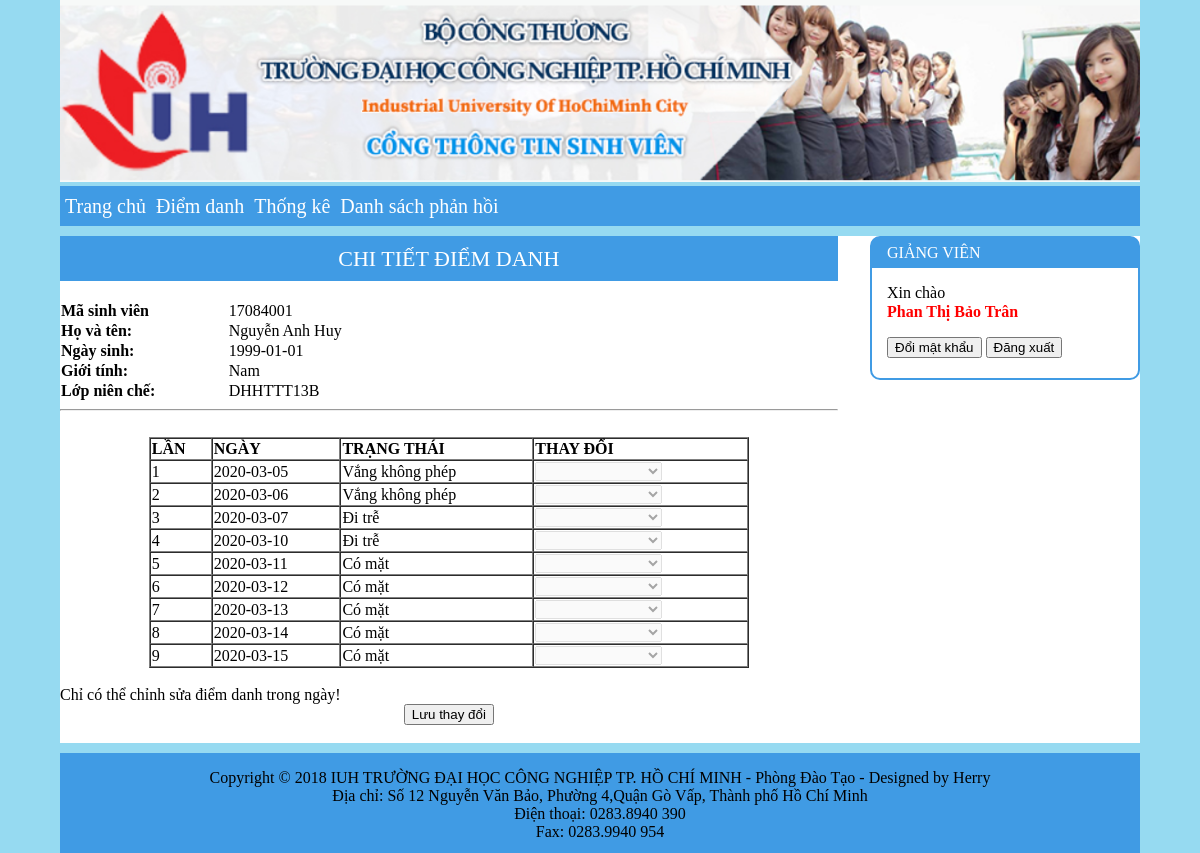
Page /?thamso=chi_tiet_thong_ke_sinh_vien&id_sv=17084001&id_lmh=12001 (signed in) on the committed database.
### tables this page shows
CREATE TABLE `sinh_vien` (
  `ma_sv` varchar(100) NOT NULL,
  `mat_khau` varchar(100) NOT NULL default '123456',
  `ho_dem` varchar(100) NOT NULL,
  `ten` varchar(100) NOT NULL,
  `ho_dem_ten` varchar(100) NOT NULL,
  `ngay_sinh` date NOT NULL,
  `gioi_tinh` varchar(100) NOT NULL,
  `lop` varchar(100) NOT NULL,
  PRIMARY KEY  (`ma_sv`)
);

CREATE TABLE `chi_tiet_diem_danh` (
  `id_chi_tiet_diem_danh` int(100) NOT NULL auto_increment,
  `id_diem_danh` int(100) NOT NULL,
  `ma_sv` varchar(100) NOT NULL,
  `trang_thai_diem_danh` varchar(100) NOT NULL,
  PRIMARY KEY  (`id_chi_tiet_diem_danh`),
  KEY `id_diem_danh` (`id_diem_danh`),
  KEY `ma_sv` (`ma_sv`)
);

CREATE TABLE `diem_danh` (
  `id_diem_danh` int(100) NOT NULL auto_increment,
  `ma_lmh` varchar(100) NOT NULL,
  `ngay_diem_danh` date NOT NULL,
  `lan_diem_danh` int(100) NOT NULL,
  PRIMARY KEY  (`id_diem_danh`),
  KEY `ma_lmh` (`ma_lmh`)
);

CREATE TABLE `giang_vien` (
  `ma_gv` varchar(100) NOT NULL,
  `mat_khau` varchar(100) NOT NULL default '123456',
  `ten` varchar(100) NOT NULL,
  `khoa` varchar(100) NOT NULL,
  PRIMARY KEY  (`ma_gv`)
);

### source/mysource.php (the view, shortened to what this page needs)
<?php
class my_function
{
	function ketnoi()
	{
		$conn=mysqli_connect('localhost','user_diem_danh','123456','csdl_diem_danh');
		if(!$conn)
		{
			echo 'Khong ket noi duoc voi csdl';
			die();
		}
		else
		{
			mysqli_set_charset($conn,"utf8");
			return $conn;
		}
	}
		?>
		<?php
	function tai_khoan($tk)
	{
		$link=$this->ketnoi();
		$sql1="select * from sinh_vien where ma_sv='$tk' limit 1";
		$sql2="select * from giang_vien where ma_gv='$tk' limit 1";
		$sql3="select * from admin where tai_khoan='$tk' limit 1";
		$kq1=mysqli_query($link,$sql1);
		$kq2=mysqli_query($link,$sql2);
		$kq3=mysqli_query($link,$sql3);
		$i1=mysqli_num_rows($kq1);
		$i2=mysqli_num_rows($kq2);
		$i3=mysqli_num_rows($kq3);
		if($i1==1)
		{
			while($row=mysqli_fetch_array($kq1))
			{
				$ten=$row['ho_dem_ten'];
				echo ''.'<p>Xin chào</p>'.'<p class="p_temp">'.$ten.'</p>';
			}
		}
		else if($i2==1)
		{
				while($row=mysqli_fetch_array($kq2))
				{
					$ten=$row['ten'];
					echo ''.'<p>Xin chào</p>'.'<p class="p_temp">'.$ten.'</p>';
				}
		}
		else
		{
			if($i3==1)
			{
				echo ''.'<p>Xin chào</p>'.'<p class="p_temp">Admin</p>';
			}
		}
	}
	function chi_tiet_thong_ke_sinh_vien()
	{
		$ma_lmh=$_GET['id_lmh'];
		$ma_sv=$_GET['id_sv'];
		$link=$this->ketnoi();
		$ngay_ht= date('Y-m-d');
		$sql1="select * from diem_danh a join chi_tiet_diem_danh b on a.id_diem_danh=b.id_diem_danh where ma_lmh='$ma_lmh' and ma_sv='$ma_sv' order by id_chi_tiet_diem_danh asc";
		$kq1=mysqli_query($link,$sql1);
		$i=mysqli_num_rows($kq1);
		if($i>0)
		{
			echo '<form method="post">';
			echo '<br><table width="600" border="1" cellspacing="0" align="center">
			  <tr>
				<td><strong>LẦN</strong></td>
				<td><strong>NGÀY</strong></td>
				<td><strong>TRẠNG THÁI</strong></td>
				<td><strong>THAY ĐỔI</strong></td>
			  </tr>';
			  while($row=mysqli_fetch_array($kq1))
			  {
				 $id_chi_tiet_diem_danh=$row['id_chi_tiet_diem_danh'];
				 $lan=$row['lan_diem_danh'];
				 $ngay=$row['ngay_diem_danh'];
				 $trang_thai=$row['trang_thai_diem_danh'];
				 $trang_thai1='';
				 switch($trang_thai)
				 {
					case '2':
						$trang_thai1='Vắng không phép';
					break;
					case '3':
						$trang_thai1='Đi trễ';
					break;
					case '':
						$trang_thai1='Có mặt';
					break;
				}
				echo '<tr>
						<td>'.$lan.'</td>
						<td>'.$ngay.'</td>
						<td>'.$trang_thai1.'</td>
						<td>';
						if($ngay!=$ngay_ht)
						{
							echo '<select disabled name="'.$id_chi_tiet_diem_danh.'" id="'.$id_chi_tiet_diem_danh.' ">';
						}
						else
						{
							echo '<select name="'.$id_chi_tiet_diem_danh.'" id="'.$id_chi_tiet_diem_danh.'">';
						}
							echo '
							<option value="no_value"></option>
							<option value="c">Có mặt</option>
							<option value="1">Vắng có phép</option>
							<option value="2">Vắng không phép</option>
							<option value="3">Đi trễ</option>
							</select>
						</td>
					  </tr>';
			}
			echo '</table>';
			echo '<br>Chỉ có thể chỉnh sửa điểm danh trong ngày!';
			echo '<br><center>
						<input type="submit" name="thay_doi" value="Lưu thay đổi" />
						</center></form>';
		}
	}
	function thong_tin_thong_ke_sinh_vien()
	{
		$ma_sv=$_GET['id_sv'];
		$link=$this->ketnoi();
		$sql1="select * from sinh_vien where ma_sv='$ma_sv'";
		$kq1=mysqli_query($link,$sql1);
		$i=mysqli_num_rows($kq1);
		if($i==1)
		{
			while($row=mysqli_fetch_array($kq1))
			{
				$ten=$row['ho_dem_ten'];
				$ngay_sinh=$row['ngay_sinh'];
				$gioi_tinh=$row['gioi_tinh'];
				$lop=$row['lop'];
				echo '<table width="500" border="0" cellspacing="0">
					  <tr>
						<td width="100"><strong>Mã sinh viên</strong></td>
						<td width="200">'.$ma_sv.'</td>
					  </tr>
					  <tr>
						<td><strong>Họ và tên:</strong></td>
						<td>'.$ten.'</td>
					  </tr>
					  <tr>
						<td><strong>Ngày sinh:</strong></td>
						<td>'.$ngay_sinh.'</td>
					  </tr>
					  <tr>
						<td><strong>Giới tính:</strong></td>
						<td>'.$gioi_tinh.'</td>
					  </tr>
					  <tr>
						<td><strong>Lớp niên chế:</strong></td>
						<td>'.$lop.'</td>
					  </tr>
					</table>';
			}
		}
	}
}
?>

### giao_dien/giao_dien.css (style rules this page uses)
body { background:#96DAF1; margin:0px; padding:0px; }
.p_temp { color:red; font-weight:bold; margin-top:-15px; }

### rows in the picture
sinh_vien: ho_dem_ten "Nguyễn Anh Huy", ngay_sinh "1999-01-01", gioi_tinh "Nam", lop "DHHTTT13B"
chi_tiet_diem_danh: id_diem_danh.lan_diem_danh "1", id_diem_danh.ngay_diem_danh "2020-03-05", trang_thai_diem_danh "Vắng không phép"
chi_tiet_diem_danh: id_diem_danh.lan_diem_danh "2", id_diem_danh.ngay_diem_danh "2020-03-06", trang_thai_diem_danh "Vắng không phép"
chi_tiet_diem_danh: id_diem_danh.lan_diem_danh "3", id_diem_danh.ngay_diem_danh "2020-03-07", trang_thai_diem_danh "Đi trễ"
chi_tiet_diem_danh: id_diem_danh.lan_diem_danh "4", id_diem_danh.ngay_diem_danh "2020-03-10", trang_thai_diem_danh "Đi trễ"
chi_tiet_diem_danh: id_diem_danh.lan_diem_danh "5", id_diem_danh.ngay_diem_danh "2020-03-11", trang_thai_diem_danh "Có mặt"
chi_tiet_diem_danh: id_diem_danh.lan_diem_danh "6", id_diem_danh.ngay_diem_danh "2020-03-12", trang_thai_diem_danh "Có mặt"
chi_tiet_diem_danh: id_diem_danh.lan_diem_danh "7", id_diem_danh.ngay_diem_danh "2020-03-13", trang_thai_diem_danh "Có mặt"
chi_tiet_diem_danh: id_diem_danh.lan_diem_danh "8", id_diem_danh.ngay_diem_danh "2020-03-14", trang_thai_diem_danh "Có mặt"
chi_tiet_diem_danh: id_diem_danh.lan_diem_danh "9", id_diem_danh.ngay_diem_danh "2020-03-15", trang_thai_diem_danh "Có mặt"
giang_vien: ten "Phan Thị Bảo Trân"
